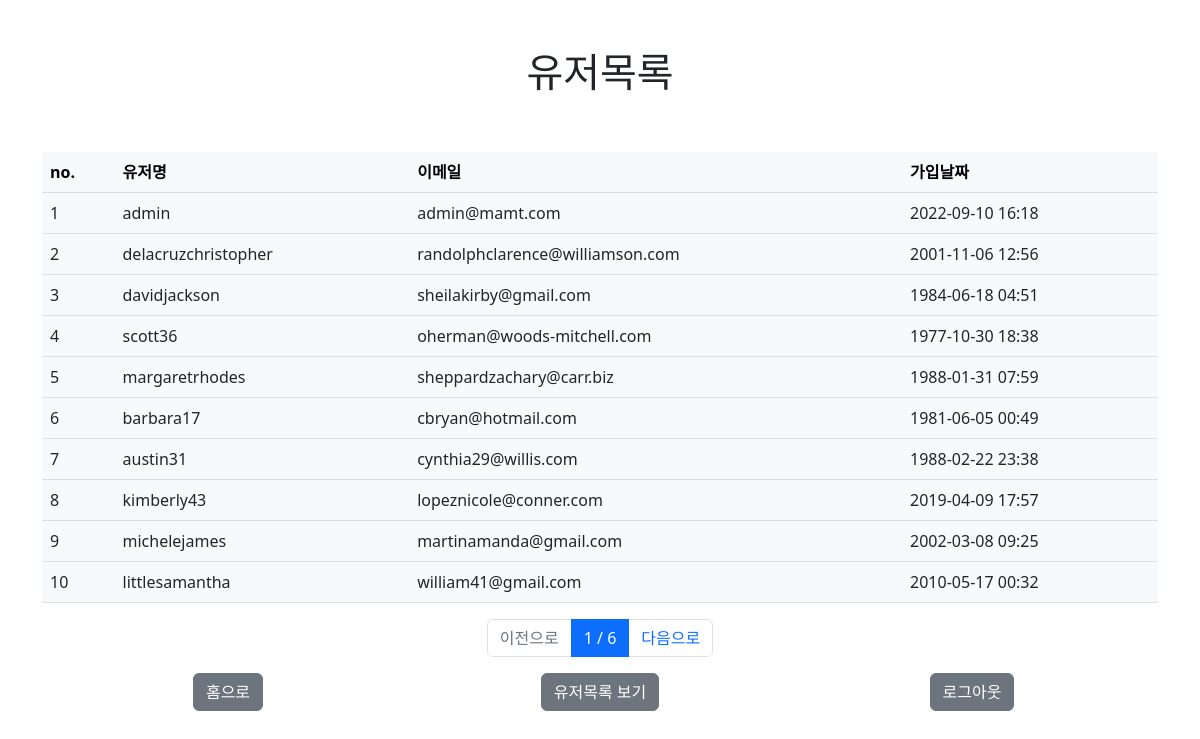
Page /users/ (signed in) on the committed database.
### user/models.py (models this page shows, shortened)
class User(AbstractUser):
    register_date = models.DateTimeField(auto_now_add=True, verbose_name="등록날짜")
    class Meta:
        verbose_name = "사용자"
        verbose_name_plural = "사용자"

### user/views.py (the view)
# urls.py: path("users/", user_list_view, name="user_list"),
@login_required
def user_list_view(request):
    page = int(request.GET.get("page",1))
    users = User.objects.all().order_by("id")
    paginator = Paginator(users, 10)
    users = paginator.get_page(page)
    return render(request, "users.html", {"users": users})

### templates/users.html (shortened to what this page needs)
{% extends "base.html" %}
{% block content %}
<div class="row mt-5">
  <div class="col-12 text-center">
    <h1>유저목록</h1>
  </div>
</div>
<div class="row mt-5">
  <div class="col-12">
    <table class="table table-light">
      <thead class="thead-light">
        <tr>
          <th scope="col">no.</th>
          <th scope="col">유저명</th>
          <th scope="col">이메일</th>
          <th scope="col">가입날짜</th>
        </tr>
      </thead>
      <tbody class="text-dark">
        {% for user in users %}
        <tr>
          <td scope="row">{{ user.id }}</td>
          <td>{{ user.username }}</td>
          <td>{{ user.email }}</td>
          <td>{{ user.register_date|date:'Y-m-d H:i' }}</td>
        </tr>
        {% endfor %}
      </tbody>
    </table>
  </div>
</div>
<nav>
  <ul class="pagination justify-content-center">
    {% if users.has_previous %}
    <li class="page-item">
      <a class="page-link" href="?page={{ users.previous_page_number }}">이전으로</a>
    </li>
    {% else %}
    <li class="page-item disabled">
      <a class="page-link" href="#">이전으로</a>
    </li>
    {% endif %}
    <li class="page-item active">
      <a class="page-link" href="#">{{ users.number }} / {{ users.paginator.num_pages }}</a>
    </li>
    {% if users.has_next %}
    <li class="page-item">
      <a class="page-link" href="?page={{ users.next_page_number }}">다음으로</a>
    {% else %}
    <li class="page-item disabled">
      <a class="page-link disabled" href="#">다음으로</a>
    {% endif %}
    </li>
  </ul>
</nav>
{% endblock %}

### templates/base.html (shortened to what this page needs)
<!DOCTYPE html>
<html lang ="en">
<head>
  <link href="https://cdn.jsdelivr.net/npm/bootstrap@5.2.1/dist/css/bootstrap.min.css" rel="stylesheet">
</head>
<body>
  <div class="container">
  {% block content %}
  {% endblock %}
  {% if user.is_authenticated %}
  <div class="container text-center">
    <div class="row align-items-start">
      <div class="col">
        <a href="{% url 'index' %}" button class="btn btn-secondary">홈으로</a>
      </div>
      <div class="col">
        <a href="{% url 'user_list' %}" button class="btn btn-secondary">유저목록 보기</a>
      </div>
      <div class="col">
        <a href="{% url 'logout' %}" button class="btn btn-secondary">로그아웃</a>
      </div>
    </div>
  {% endif %}
  </div>
</body>
</html>

### rows in the picture
User: id "1", username "admin", email "admin@mamt.com", register_date "2022-09-10 16:18"
User: id "2", username "delacruzchristopher", email "randolphclarence@williamson.com", register_date "2001-11-06 12:56"
User: id "3", username "davidjackson", email "sheilakirby@gmail.com", register_date "1984-06-18 04:51"
User: id "4", username "scott36", email "oherman@woods-mitchell.com", register_date "1977-10-30 18:38"
User: id "5", username "margaretrhodes", email "sheppardzachary@carr.biz", register_date "1988-01-31 07:59"
User: id "6", username "barbara17", email "cbryan@hotmail.com", register_date "1981-06-05 00:49"
User: id "7", username "austin31", email "cynthia29@willis.com", register_date "1988-02-22 23:38"
User: id "8", username "kimberly43", email "lopeznicole@conner.com", register_date "2019-04-09 17:57"
User: id "9", username "michelejames", email "martinamanda@gmail.com", register_date "2002-03-08 09:25"
User: id "10", username "littlesamantha", email "william41@gmail.com", register_date "2010-05-17 00:32"

### other values in the picture
{{ users.number }} "1"
{{ users.paginator.num_pages }} "6"
